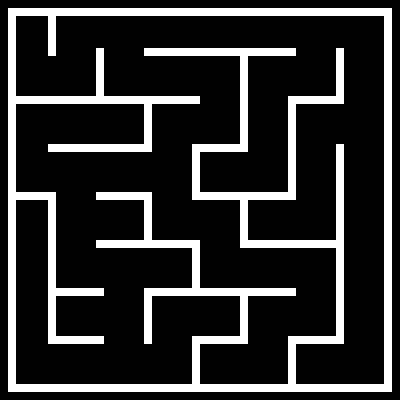

Below is a game level as drawn by its tile map, then a one-line description and the .tmx that defines it (tile-layer data replaced by summaries):
An orthogonal 50x50 tile map with 8x8 px tiles, 1 tile layer (Background) and 41 objects (4x Painter, Player, Checkpoint).

<map version="1.10" tiledversion="1.10.2" orientation="orthogonal" renderorder="right-down" width="50" height="50" tilewidth="8" tileheight="8" infinite="0" nextlayerid="4" nextobjectid="44">
 <tileset firstgid="1" source="Mazeball.tsx" />
 <layer id="1" name="Background" width="50" height="50">
  <data>[2500 cells, 479 non-empty, 1 distinct tile ids]</data>
 </layer>
 <objectgroup id="2" name="Spawnpoints">
  <object id="37" name="Player" type="Player" x="152" y="16.9167" width="30" height="30" />
  <object id="38" name="Painter" type="Painter" x="204.917" y="157.5" width="30" height="30">
   <properties>
    <property name="colour" value="Red" />
   </properties>
  </object>
  <object id="41" name="Painter" type="Painter" x="255.583" y="206.833" width="30" height="30">
   <properties>
    <property name="colour" value="Green" />
   </properties>
  </object>
  <object id="39" name="Painter" type="Painter" x="17.5833" y="62.1667" width="30" height="30">
   <properties>
    <property name="colour" value="Yellow" />
   </properties>
  </object>
  <object id="40" name="Painter" type="Painter" x="107.583" y="109.5" width="30" height="30">
   <properties>
    <property name="colour" value="Blue" />
   </properties>
  </object>
  <object id="43" name="Checkpoint" type="Checkpoint" x="199.75" y="369">
   <polygon points="0,0 32,-0.25 32,15.5 0,15.25" />
  </object>
 </objectgroup>
 <objectgroup id="3" name="Walls">
  <object id="1" x="8.25" y="8.25">
   <polygon points="0,0 0,7.5 383.25,7.5 383.25,-0.25" />
  </object>
  <object id="2" x="8.25" y="16">
   <polygon points="0,0 7.75,0.25 7.5,367.75 -0.25,368" />
  </object>
  <object id="3" x="8.25" y="384">
   <polygon points="0,0 0,7.5 383.25,7.75 383.25,0.5" />
  </object>
  <object id="4" x="384.5" y="16.5">
   <polygon points="0,0 7,-0.25 7,367 -0.25,367" />
  </object>
  <object id="5" x="48" y="16.25">
   <polygon points="0,0 7.75,0 8.25,39.5 0,39.25" />
  </object>
  <object id="6" x="96.25" y="48.5">
   <polygon points="0,0 7.25,-0.25 7.5,47.25 -0.5,47.25" />
  </object>
  <object id="7" x="16" y="96.5">
   <polygon points="0,0 183.5,-0.25 183.75,7.5 0.25,7" />
  </object>
  <object id="8" x="144.25" y="48.25">
   <polygon points="0,0 0,7.25 151.25,7 151.25,-0.25" />
  </object>
  <object id="9" x="240.25" y="56.25">
   <polygon points="0,0 7.5,0 7.5,95.75 -0.25,95.5" />
  </object>
  <object id="10" x="144" y="104.75">
   <polygon points="0,0 7.5,-0.5 7.75,47.25 -0.25,47" />
  </object>
  <object id="11" x="48" y="144.25">
   <polygon points="0,0 95.5,0.5 95.25,7.5 0,7.25" />
  </object>
  <object id="12" x="16" y="192.5">
   <polygon points="0,0 0,7.25 40,7.5 39.75,-0.5" />
  </object>
  <object id="13" x="48.25" y="200.25">
   <polygon points="0,0 7.5,0.25 7.75,143.25 -0.5,143.25" />
  </object>
  <object id="14" x="56" y="288.5">
   <polygon points="0,0 47.75,-0.5 47.75,7.25 0.5,7" />
  </object>
  <object id="15" x="56.25" y="336.25">
   <polygon points="0,0 47.75,0.5 47.5,7.5 0,7.25" />
  </object>
  <object id="16" x="96.25" y="192">
   <polygon points="0,0 55.5,0.25 55.75,8 0,8.25" />
  </object>
  <object id="17" x="143.75" y="200.75">
   <polygon points="0,0 8.25,0 8.5,39 0.25,39" />
  </object>
  <object id="18" x="96.25" y="240.5">
   <polygon points="0,0 103.75,-0.25 103.5,7.5 0,7" />
  </object>
  <object id="19" x="192.25" y="248.75">
   <polygon points="0,0 7.5,-0.25 8,39 0,39" />
  </object>
  <object id="20" x="144.25" y="288.75">
   <polygon points="0,0 151.75,-0.5 151.75,7 0,6.75" />
  </object>
  <object id="21" x="144.25" y="296">
   <polygon points="0,0 7.5,0 7.25,48 0,47.5" />
  </object>
  <object id="23" x="240" y="296.5">
   <polygon points="0,0 8,-0.25 7.75,39.25 0.5,39.25" />
  </object>
  <object id="24" x="192.25" y="336.25">
   <polygon points="0,0 55.5,0 55.5,7.5 0,7" />
  </object>
  <object id="25" x="192.25" y="344">
   <polygon points="0,0 7.5,0.5 7.5,39.5 -0.25,39.5" />
  </object>
  <object id="26" x="288.25" y="344.75">
   <polygon points="0,0 7.5,0 7.75,39 0,39" />
  </object>
  <object id="27" x="288" y="336.5">
   <polygon points="0,0 0.25,7.5 56,7 56,-0.25" />
  </object>
  <object id="28" x="336.25" y="144.5">
   <polygon points="0,0 7.5,0 7.5,191.5 0,191.75" />
  </object>
  <object id="29" x="240" y="240.25">
   <polygon points="0,0 96.25,0 96,7.5 0.25,7.5" />
  </object>
  <object id="30" x="240" y="200.75">
   <polygon points="0,0 7.75,-0.5 8,39.5 0,39.5" />
  </object>
  <object id="31" x="192" y="144.25">
   <polygon points="0,0 47.75,-0.25 47.5,7.25 0.25,7.5" />
  </object>
  <object id="32" x="192" y="152.25">
   <polygon points="0,0 8,0 7.75,39.75 0,39.75" />
  </object>
  <object id="33" x="192" y="192.5">
   <polygon points="0,0 0.25,7.5 104,7.5 103.5,-0.5" />
  </object>
  <object id="34" x="288.25" y="104.25">
   <polygon points="0,0 7.5,0 7.25,87.5 0,87.5" />
  </object>
  <object id="35" x="288" y="96">
   <polygon points="0,0 0.25,7.5 55.75,7.75 55.75,0.25" />
  </object>
  <object id="36" x="336.25" y="48.5">
   <polygon points="0,0 7.25,0 7.25,47 0,47" />
  </object>
 </objectgroup>
</map>
